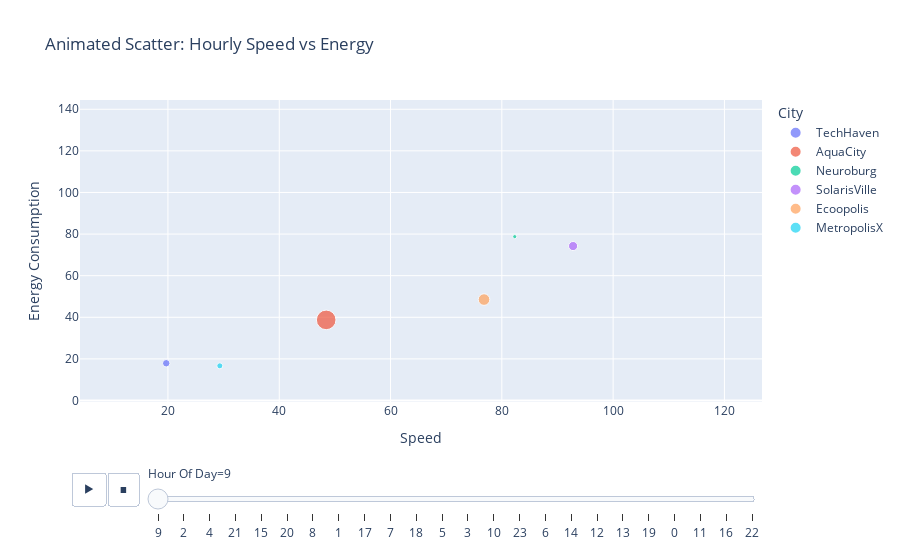

Here is the notebook cell this chart was saved with:
### Code cell
fig = px.scatter(df.sample(5000), x="Speed", y="Energy Consumption",
                 animation_frame="Hour Of Day", animation_group="City",
                 size="Traffic Density", color="City",
                 title="Animated Scatter: Hourly Speed vs Energy")
fig.show()

### Figure 1 — Plotly figure (JSON) as saved in the notebook; plotly's stock layout.template omitted (floating-point values rounded to 4 significant figures)
{"data": [{"hovertemplate": "City=TechHaven<br>Hour Of Day=9<br>Speed=%{x}<br>Energy Consumption=%{y}<br>Traffic Density=%{marker.size}<extra></extra>", "ids": ["TechHaven", "TechHaven", "TechHaven", "TechHaven", "TechHaven", "TechHaven", "TechHaven", "TechHaven", "TechHaven", "TechHaven", "TechHaven", "TechHaven", "TechHaven", "TechHaven", "TechHaven", "TechHaven", "TechHaven", "TechHaven", "TechHaven", "TechHaven", "TechHaven", "TechHaven", "TechHaven", "TechHaven", "TechHaven", "TechHaven", "TechHaven", "TechHaven", "TechHaven", "TechHaven", "TechHaven", "TechHaven", "TechHaven", "TechHaven"], "legendgroup": "TechHaven", "marker": {"color": "#636efa", "size": [0.1296, 0.0825, 0.2062, 0.2933, 0.2714, 0.3843, 0.4472, 0.1051, 0.3848, 0.2551, 0.0843, 0.1051, 0.0552, 0.0587, 0.3521, 0.169, 0.1691, 0.2561, 0.3303, 0.2484, 0.0636, 0.0473, 0.0728, 0.287, 0.1594, 0.3871, 0.2388, 0.1464, 0.2429, 0.2553, 0.1766, 0.1619, 0.0909, 0.1742], "sizemode": "area", "sizeref": 0.004638, "symbol": "circle"}, "mode": "markers", "name": "TechHaven", "orientation": "v", "showlegend": true, "type": "scatter", "x": [19.69, 16.86, 18.21, 57.56, 32.18, 11.62, 77.45, 35.8, 32.44, 39.28, 23.73, 37.28, 32.29, 48.27, 41.33, 81.9, 37.57, 68.13, 70.57, 35.24, 23.05, 71.7, 97.31, 28.31, 66.26, 24.43, 19.47, 58.92, 34.3, 42.15, 49.52, 64.6, 39.99, 81.02], "xaxis": "x", "y": [17.9, 10.08, 17.42, 52.33, 30.8, 11.12, 111.2, 34.26, 19.4, 22.32, 13.48, 35.67, 18.34, 46.19, 37.57, 78.37, 35.95, 65.2, 80.2, 33.72, 22.06, 40.74, 88.46, 25.74, 63.41, 22.21, 11.64, 35.24, 32.82, 23.95, 47.39, 61.82, 36.35, 77.54], "yaxis": "y"}, {"hovertemplate": "City=AquaCity<br>Hour Of Day=9<br>Speed=%{x}<br>Energy Consumption=%{y}<br>Traffic Density=%{marker.size}<extra></extra>", "ids": ["AquaCity", "AquaCity", "AquaCity", "AquaCity", "AquaCity", "AquaCity", "AquaCity", "AquaCity", "AquaCity", "AquaCity", "AquaCity", "AquaCity", "AquaCity", "AquaCity", "AquaCity", "AquaCity", "AquaCity", "AquaCity", "AquaCity", "AquaCity", "AquaCity", "AquaCity", "AquaCity", "AquaCity", "AquaCity", "AquaCity", "AquaCity", "AquaCity", "AquaCity", "AquaCity", "AquaCity", "AquaCity"], "legendgroup": "AquaCity", "marker": {"color": "#EF553B", "size": [0.8924, 0.9111, 0.6217, 0.3207, 0.712, 0.4775, 0.0793, 0.4391, 0.4698, 0.4181, 0.4974, 0.5103, 0.5313, 0.5777, 0.6221, 0.6356, 0.9451, 0.5004, 0.561, 0.0912, 0.2945, 1.062, 0.6021, 0.6805, 0.2841, 0.4839, 0.2841, 0.439, 0.3919, 0.2914, 0.7536, 0.1197], "sizemode": "area", "sizeref": 0.004638, "symbol": "circle"}, "mode": "markers", "name": "AquaCity", "orientation": "v", "showlegend": true, "type": "scatter", "x": [48.44, 58.65, 82.25, 40.31, 58.68, 53.38, 42.8, 55.79, 51.31, 91.64, 40.82, 28.12, 39.59, 68.96, 50.99, 108.0, 42.37, 97.2, 74.88, 16.42, 101.0, 93.05, 21.73, 15.13, 81.65, 56.12, 64.47, 56.55, 74.27, 52.65, 69.73, 54.57], "xaxis": "x", "y": [38.75, 58.65, 82.25, 32.25, 46.94, 26.69, 21.4, 55.79, 51.31, 73.31, 32.66, 22.5, 19.79, 34.48, 25.5, 92.37, 33.9, 77.87, 37.44, 13.13, 50.49, 111.7, 10.86, 15.13, 40.83, 56.12, 51.58, 28.27, 37.13, 42.12, 83.68, 30.32], "yaxis": "y"}, {"hovertemplate": "City=Neuroburg<br>Hour Of Day=9<br>Speed=%{x}<br>Energy Consumption=%{y}<br>Traffic Density=%{marker.size}<extra></extra>", "ids": ["Neuroburg", "Neuroburg", "Neuroburg", "Neuroburg", "Neuroburg", "Neuroburg", "Neuroburg", "Neuroburg", "Neuroburg", "Neuroburg", "Neuroburg", "Neuroburg", "Neuroburg", "Neuroburg", "Neuroburg", "Neuroburg", "Neuroburg", "Neuroburg", "Neuroburg", "Neuroburg", "Neuroburg", "Neuroburg", "Neuroburg", "Neuroburg", "Neuroburg", "Neuroburg", "Neuroburg", "Neuroburg", "Neuroburg", "Neuroburg", "Neuroburg", "Neuroburg", "Neuroburg", "Neuroburg", "Neuroburg", "Neuroburg"], "legendgroup": "Neuroburg", "marker": {"color": "#00cc96", "size": [0.039, 0.0822, 0.1454, 0.0409, 0.0196, 0.0703, 0.1413, 0.1426, 0.0218, 0.0765, 0.0106, 0.0658, 0.1008, 0.1493, 0.0888, 0.1705, 0.1336, 0.0169, 0.0973, 0.0248, 0.0119, 0.1366, 0.0118, 0.092, 0.0609, 0.0722, 0.0805, 0.0962, 0.0872, 0.0811, 0.0634, 0.1303, 0.0404, 0.0921, 0.1063, 0.0577], "sizemode": "area", "sizeref": 0.004638, "symbol": "circle"}, "mode": "markers", "name": "Neuroburg", "orientation": "v", "showlegend": true, "type": "scatter", "x": [82.32, 58.26, 46.26, 103.0, 72.39, 82.89, 14.01, 92.42, 59.11, 62.32, 54.37, 22.08, 65.3, 32.88, 84.6, 38.42, 89.25, 31.2, 62.15, 85.86, 49.73, 55.42, 60.81, 93.06, 39.88, 61.68, 78.53, 71.48, 29.27, 65.17, 48.85, 31.96, 27.24, 64.55, 57.49, 33.1], "xaxis": "x", "y": [78.77, 55.75, 44.27, 93.61, 69.27, 79.32, 12.74, 88.44, 56.57, 59.64, 52.03, 13.21, 62.49, 19.66, 80.96, 21.83, 50.71, 18.66, 59.48, 82.16, 47.59, 53.03, 58.19, 94.0, 38.17, 56.07, 83.49, 68.4, 28.01, 43.31, 58.43, 19.12, 26.06, 61.77, 52.27, 31.68], "yaxis": "y"}, {"hovertemplate": "City=SolarisVille<br>Hour Of Day=9<br>Speed=%{x}<br>Energy Consumption=%{y}<br>Traffic Density=%{marker.size}<extra></extra>", "ids": ["SolarisVille", "SolarisVille", "SolarisVille", "SolarisVille", "SolarisVille", "SolarisVille", "SolarisVille", "SolarisVille", "SolarisVille", "SolarisVille", "SolarisVille", "SolarisVille", "SolarisVille", "SolarisVille", "SolarisVille", "SolarisVille", "SolarisVille", "SolarisVille", "SolarisVille", "SolarisVille", "SolarisVille", "SolarisVille", "SolarisVille", "SolarisVille", "SolarisVille", "SolarisVille", "SolarisVille", "SolarisVille", "SolarisVille", "SolarisVille", "SolarisVille", "SolarisVille", "SolarisVille", "SolarisVille", "SolarisVille", "SolarisVille", "SolarisVille"], "legendgroup": "SolarisVille", "marker": {"color": "#ab63fa", "size": [0.1928, 0.4499, 0.5231, 0.5973, 0.4448, 0.528, 0.55, 0.0678, 0.4163, 0.3211, 0.4608, 0.0587, 0.5839, 0.524, 0.4805, 0.2546, 0.196, 0.3859, 0.4687, 0.3201, 0.098, 0.1671, 0.1807, 0.2907, 0.5227, 0.0403, 0.1064, 0.1624, 0.0654, 0.2732, 0.1925, 0.5999, 0.428, 0.4245, 0.2434, 0.3062, 0.2421], "sizemode": "area", "sizeref": 0.004638, "symbol": "circle"}, "mode": "markers", "name": "SolarisVille", "orientation": "v", "showlegend": true, "type": "scatter", "x": [92.8, 111.2, 24.23, 76.93, 17.6, 36.77, 116.9, 115.4, 74.05, 48.58, 32.78, 94.27, 93.68, 40.93, 95.88, 55.9, 86.76, 67.96, 37.0, 70.24, 86.17, 54.34, 117.2, 90.49, 43.39, 36.98, 30.92, 58.61, 93.55, 98.9, 50.68, 28.28, 96.72, 90.05, 76.51, 64.97, 89.32], "xaxis": "x", "y": [74.24, 133.5, 12.12, 61.55, 21.12, 18.38, 93.54, 92.32, 74.05, 38.86, 26.22, 47.13, 46.84, 32.74, 76.7, 27.95, 69.41, 33.98, 18.5, 70.24, 43.09, 65.2, 93.77, 72.39, 43.39, 29.59, 24.74, 29.31, 74.84, 49.45, 25.34, 22.62, 116.1, 45.02, 38.25, 57.75, 71.45], "yaxis": "y"}, {"hovertemplate": "City=Ecoopolis<br>Hour Of Day=9<br>Speed=%{x}<br>Energy Consumption=%{y}<br>Traffic Density=%{marker.size}<extra></extra>", "ids": ["Ecoopolis", "Ecoopolis", "Ecoopolis", "Ecoopolis", "Ecoopolis", "Ecoopolis", "Ecoopolis", "Ecoopolis", "Ecoopolis", "Ecoopolis", "Ecoopolis", "Ecoopolis", "Ecoopolis", "Ecoopolis", "Ecoopolis", "Ecoopolis", "Ecoopolis", "Ecoopolis", "Ecoopolis", "Ecoopolis", "Ecoopolis", "Ecoopolis", "Ecoopolis", "Ecoopolis", "Ecoopolis", "Ecoopolis", "Ecoopolis", "Ecoopolis", "Ecoopolis", "Ecoopolis", "Ecoopolis", "Ecoopolis", "Ecoopolis", "Ecoopolis", "Ecoopolis", "Ecoopolis", "Ecoopolis", "Ecoopolis", "Ecoopolis", "Ecoopolis"], "legendgroup": "Ecoopolis", "marker": {"color": "#FFA15A", "size": [0.3133, 0.3543, 0.2393, 0.5679, 0.2566, 0.0832, 0.1516, 0.1122, 0.1272, 0.2585, 0.1495, 0.0896, 0.0842, 0.1149, 0.041, 0.2385, 0.1908, 0.1339, 0.1488, 0.067, 0.2278, 0.1738, 0.1123, 0.094, 0.3477, 0.0354, 0.1591, 0.2501, 0.1622, 0.2029, 0.2466, 0.0797, 0.2201, 0.1924, 0.0727, 0.625, 0.1971, 0.0457, 0.4616, 0.0878], "sizemode": "area", "sizeref": 0.004638, "symbol": "circle"}, "mode": "markers", "name": "Ecoopolis", "orientation": "v", "showlegend": true, "type": "scatter", "x": [76.8, 50.37, 35.75, 87.77, 67.82, 38.97, 66.25, 26.32, 65.77, 59.73, 44.53, 68.47, 90.94, 37.62, 30.87, 44.79, 27.1, 57.97, 36.57, 95.04, 23.09, 89.1, 21.93, 44.8, 49.9, 51.12, 75.16, 80.92, 66.3, 94.45, 20.73, 67.2, 82.38, 64.56, 78.73, 50.8, 96.0, 37.95, 68.7, 72.52], "xaxis": "x", "y": [48.52, 25.18, 28.6, 43.88, 54.26, 31.18, 58.89, 13.16, 52.62, 29.87, 35.62, 34.24, 72.76, 18.81, 24.69, 35.83, 21.68, 69.57, 36.57, 49.57, 18.47, 71.28, 17.55, 35.84, 39.92, 40.9, 60.13, 64.74, 53.04, 75.56, 12.96, 53.76, 65.91, 51.65, 39.37, 25.4, 64.95, 21.08, 68.7, 58.01], "yaxis": "y"}, {"hovertemplate": "City=MetropolisX<br>Hour Of Day=9<br>Speed=%{x}<br>Energy Consumption=%{y}<br>Traffic Density=%{marker.size}<extra></extra>", "ids": ["MetropolisX", "MetropolisX", "MetropolisX", "MetropolisX", "MetropolisX", "MetropolisX", "MetropolisX", "MetropolisX", "MetropolisX", "MetropolisX", "MetropolisX", "MetropolisX", "MetropolisX", "MetropolisX", "MetropolisX", "MetropolisX", "MetropolisX", "MetropolisX", "MetropolisX", "MetropolisX", "MetropolisX", "MetropolisX", "MetropolisX", "MetropolisX", "MetropolisX", "MetropolisX", "MetropolisX", "MetropolisX", "MetropolisX", "MetropolisX", "MetropolisX", "MetropolisX", "MetropolisX", "MetropolisX", "MetropolisX", "MetropolisX", "MetropolisX", "MetropolisX"], "legendgroup": "MetropolisX", "marker": {"color": "#19d3f3", "size": [0.0844, 0.4843, 0.4717, 0.5546, 0.5152, 0.1795, 0.2264, 0.2715, 0.4523, 0.4842, 0.2345, 1.159, 1.111, 0.4918, 0.6657, 0.1732, 0.2346, 0.2635, 0.4484, 0.408, 0.2291, 0.3895, 0.189, 0.3568, 0.358, 0.3927, 0.7935, 0.336, 0.4281, 0.3143, 0.5872, 0.5019, 0.4577, 0.5602, 0.1508, 0.1473, 0.3458, 0.436], "sizemode": "area", "sizeref": 0.004638, "symbol": "circle"}, "mode": "markers", "name": "MetropolisX", "orientation": "v", "showlegend": true, "type": "scatter", "x": [29.32, 67.75, 75.56, 78.51, 76.14, 113.2, 60.86, 70.97, 94.84, 85.08, 82.46, 31.14, 81.57, 43.33, 57.36, 15.71, 23.62, 70.2, 25.84, 96.15, 39.35, 50.14, 60.41, 83.55, 83.97, 55.6, 112.2, 36.74, 119.3, 67.83, 66.15, 69.72, 28.08, 55.66, 21.0, 55.72, 24.07, 53.6], "xaxis": "x", "y": [16.66, 64.84, 68.69, 71.38, 72.86, 108.3, 55.33, 42.45, 90.75, 48.34, 78.91, 21.63, 95.41, 39.39, 34.31, 9.396, 21.48, 41.98, 23.49, 87.41, 35.77, 47.98, 57.81, 75.95, 76.33, 53.21, 94.52, 62.78, 114.1, 40.57, 39.56, 39.61, 42.66, 53.26, 19.09, 33.32, 23.03, 51.29], "yaxis": "y"}], "layout": {"legend": {"itemsizing": "constant", "title": {"text": "City"}, "tracegroupgap": 0}, "sliders": [{"active": 0, "currentvalue": {"prefix": "Hour Of Day="}, "len": 0.9, "pad": {"b": 10, "t": 60}, "steps": [{"args": [["9"], {"frame": {"duration": 0, "redraw": false}, "fromcurrent": true, "mode": "immediate", "transition": {"duration": 0, "easing": "linear"}}], "label": "9", "method": "animate"}, {"args": [["2"], {"frame": {"duration": 0, "redraw": false}, "fromcurrent": true, "mode": "immediate", "transition": {"duration": 0, "easing": "linear"}}], "label": "2", "method": "animate"}, {"args": [["4"], {"frame": {"duration": 0, "redraw": false}, "fromcurrent": true, "mode": "immediate", "transition": {"duration": 0, "easing": "linear"}}], "label": "4", "method": "animate"}, {"args": [["21"], {"frame": {"duration": 0, "redraw": false}, "fromcurrent": true, "mode": "immediate", "transition": {"duration": 0, "easing": "linear"}}], "label": "21", "method": "animate"}, {"args": [["15"], {"frame": {"duration": 0, "redraw": false}, "fromcurrent": true, "mode": "immediate", "transition": {"duration": 0, "easing": "linear"}}], "label": "15", "method": "animate"}, {"args": [["20"], {"frame": {"duration": 0, "redraw": false}, "fromcurrent": true, "mode": "immediate", "transition": {"duration": 0, "easing": "linear"}}], "label": "20", "method": "animate"}, {"args": [["8"], {"frame": {"duration": 0, "redraw": false}, "fromcurrent": true, "mode": "immediate", "transition": {"duration": 0, "easing": "linear"}}], "label": "8", "method": "animate"}, {"args": [["1"], {"frame": {"duration": 0, "redraw": false}, "fromcurrent": true, "mode": "immediate", "transition": {"duration": 0, "easing": "linear"}}], "label": "1", "method": "animate"}, {"args": [["17"], {"frame": {"duration": 0, "redraw": false}, "fromcurrent": true, "mode": "immediate", "transition": {"duration": 0, "easing": "linear"}}], "label": "17", "method": "animate"}, {"args": [["7"], {"frame": {"duration": 0, "redraw": false}, "fromcurrent": true, "mode": "immediate", "transition": {"duration": 0, "easing": "linear"}}], "label": "7", "method": "animate"}, {"args": [["18"], {"frame": {"duration": 0, "redraw": false}, "fromcurrent": true, "mode": "immediate", "transition": {"duration": 0, "easing": "linear"}}], "label": "18", "method": "animate"}, {"args": [["5"], {"frame": {"duration": 0, "redraw": false}, "fromcurrent": true, "mode": "immediate", "transition": {"duration": 0, "easing": "linear"}}], "label": "5", "method": "animate"}, {"args": [["3"], {"frame": {"duration": 0, "redraw": false}, "fromcurrent": true, "mode": "immediate", "transition": {"duration": 0, "easing": "linear"}}], "label": "3", "method": "animate"}, {"args": [["10"], {"frame": {"duration": 0, "redraw": false}, "fromcurrent": true, "mode": "immediate", "transition": {"duration": 0, "easing": "linear"}}], "label": "10", "method": "animate"}, {"args": [["23"], {"frame": {"duration": 0, "redraw": false}, "fromcurrent": true, "mode": "immediate", "transition": {"duration": 0, "easing": "linear"}}], "label": "23", "method": "animate"}, {"args": [["6"], {"frame": {"duration": 0, "redraw": false}, "fromcurrent": true, "mode": "immediate", "transition": {"duration": 0, "easing": "linear"}}], "label": "6", "method": "animate"}, {"args": [["14"], {"frame": {"duration": 0, "redraw": false}, "fromcurrent": true, "mode": "immediate", "transition": {"duration": 0, "easing": "linear"}}], "label": "14", "method": "animate"}, {"args": [["12"], {"frame": {"duration": 0, "redraw": false}, "fromcurrent": true, "mode": "immediate", "transition": {"duration": 0, "easing": "linear"}}], "label": "12", "method": "animate"}, {"args": [["13"], {"frame": {"duration": 0, "redraw": false}, "fromcurrent": true, "mode": "immediate", "transition": {"duration": 0, "easing": "linear"}}], "label": "13", "method": "animate"}, {"args": [["19"], {"frame": {"duration": 0, "redraw": false}, "fromcurrent": true, "mode": "immediate", "transition": {"duration": 0, "easing": "linear"}}], "label": "19", "method": "animate"}, {"args": [["0"], {"frame": {"duration": 0, "redraw": false}, "fromcurrent": true, "mode": "immediate", "transition": {"duration": 0, "easing": "linear"}}], "label": "0", "method": "animate"}, {"args": [["11"], {"frame": {"duration": 0, "redraw": false}, "fromcurrent": true, "mode": "immediate", "transition": {"duration": 0, "easing": "linear"}}], "label": "11", "method": "animate"}, {"args": [["16"], {"frame": {"duration": 0, "redraw": false}, "fromcurrent": true, "mode": "immediate", "transition": {"duration": 0, "easing": "linear"}}], "label": "16", "method": "animate"}, {"args": [["22"], {"frame": {"duration": 0, "redraw": false}, "fromcurrent": true, "mode": "immediate", "transition": {"duration": 0, "easing": "linear"}}], "label": "22", "method": "animate"}], "x": 0.1, "xanchor": "left", "y": 0, "yanchor": "top"}], "title": {"text": "Animated Scatter: Hourly Speed vs Energy"}, "updatemenus": [{"buttons": [{"args": [null, {"frame": {"duration": 500, "redraw": false}, "fromcurrent": true, "mode": "immediate", "transition": {"duration": 500, "easing": "linear"}}], "label": "&#9654;", "method": "animate"}, {"args": [[null], {"frame": {"duration": 0, "redraw": false}, "fromcurrent": true, "mode": "immediate", "transition": {"duration": 0, "easing": "linear"}}], "label": "&#9724;", "method": "animate"}], "direction": "left", "pad": {"r": 10, "t": 70}, "showactive": false, "type": "buttons", "x": 0.1, "xanchor": "right", "y": 0, "yanchor": "top"}], "xaxis": {"anchor": "y", "domain": [0, 1], "title": {"text": "Speed"}}, "yaxis": {"anchor": "x", "domain": [0, 1], "title": {"text": "Energy Consumption"}}}}
